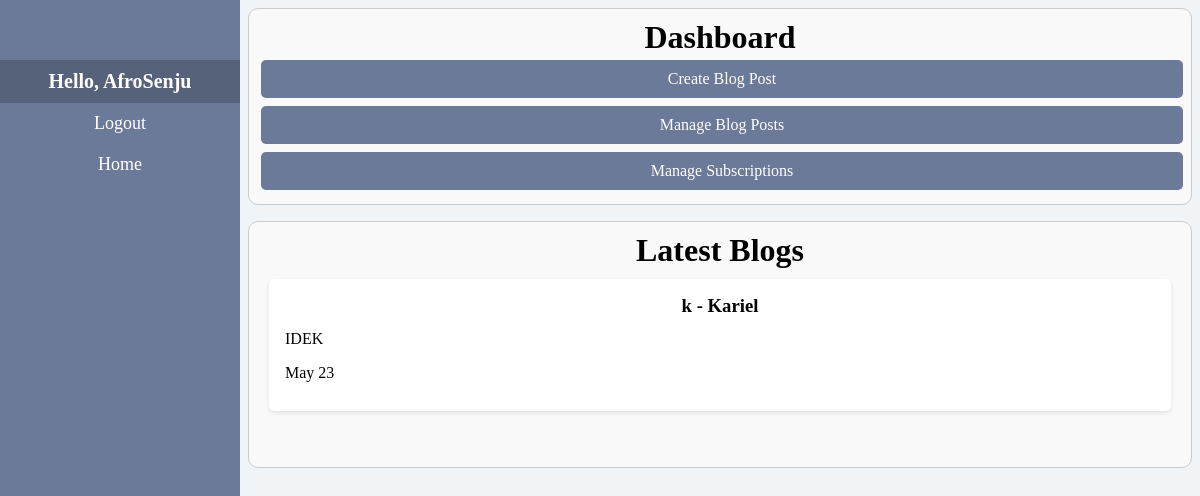
The page /dashboard (signed in) on the database as committed earlier.
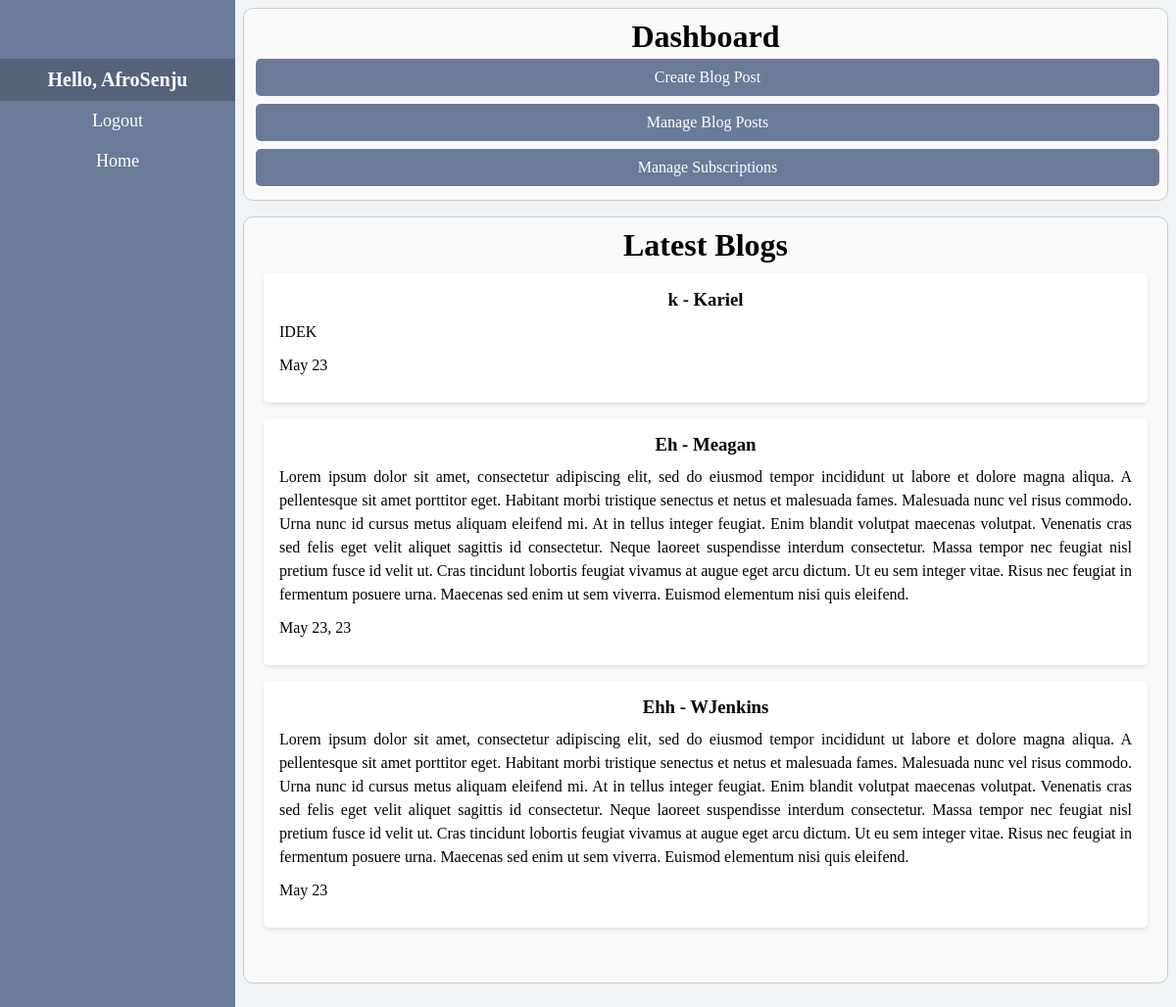
The same page on the database as committed later.
### app/models.py (models this page shows, shortened)
class Posts(models.Model):
    author = models.ForeignKey(User, on_delete=models.CASCADE)
    title = models.CharField(max_length=200, default='required')
    content_creator = models.ForeignKey(YouTuber, on_delete=models.CASCADE)
    post = models.TextField()
    created_at = models.DateTimeField()

### app/views.py (the view)
# urls.py: path('dashboard', Dashboard_View, name = 'dashboard'),
@login_required(login_url='user_login')
def Dashboard_View(request:HttpRequest):
    subscribers = [user for user in find_all_subscribers(request.user)]
    posts = []
    for user in subscribers:
        youTuber = user.subscribed_to
        user = user.subscriber
        temp_post = filter_latest_post(user, youTuber)
        if temp_post is not None:
            posts.append(filter_latest_post(user, youTuber))
    try:
        user = YouTuber.objects.get(creator = request.user)
        role = view_role(request.user)
        if role.name == 'Admin':
            return render(request, 'dashboard.html', {'role':role, 'blogs':posts})
    except YouTuber.DoesNotExist:
        return render(request, 'dashboard.html')

### app/models.py (called while the page is built)
def view_role(user):
    try:
        user = UserProfile.objects.get(user = user)
        return user.role
    except:
        pass

def find_all_subscribers(creator):
    try:
        creator = YouTuber.objects.get(creator = creator)
        return Subscription.objects.filter(subscribed_to = creator)
    except:
        return []

def filter_all_posts(user, creator):
    return Posts.objects.filter(author = user, content_creator = creator)

def filter_latest_post(user, creator):
    try:
        return filter_all_posts(user, creator).latest('created_at')
    except:
        pass

### app/templates/dashboard.html (shortened to what this page needs)
{% extends "root.html" %}
{% block content %}
<div class="sidenav">
    <div class="navbar-header">Hello, {{ request.user }}</div>
    <a href="{% url 'logout' %}">Logout</a>
    <a href="{% url 'dashboard' %}">Home</a>
</div>
<div class="main">
{% block title %}
    <div class = 'full-width-container'>
        <h1>Dashboard</h1>
        <a class="action-button" href="{% url 'create_blog_post' %}">Create Blog Post</a>
        <a class="action-button" href="{% url 'view_my_blogs' %}">Manage Blog Posts</a>
        <a class="action-button" href="{% url 'subscribe' %}">Manage Subscriptions</a>
    </div>
    {% if role.name == 'Admin' %}
        {% if blogs %}
        <div class="full-width-container">
            <h1>Latest Blogs</h1>
            <form method="POST" class="form-content">
                {% for blog in blogs %}
                    {% if blog.author.username != request.user.username %}
                    {% now "Y" as current_year %}
                        <div class="blog">
                            <h3>{{ blog.title }} - {{ blog.author.username }}</h3>
                            <p>{{ blog.post }}</p>
                            {% if blog.created_at|date:"Y" == current_year %}
                                <p>{{ blog.created_at|date:"M d" }}</p>
                            {% else %}
                                <p>{{ blog.created_at|date:"M d, y" }}</p>
                            {% endif %}
                        </div>
                    {% endif %}
                {% endfor %}
            </form>
        </div>
        {% endif %}
    {% endif %}
{% endblock title %}
</div>
{% endblock content %}

Rows that differ between the two databases and show on the page:
added Posts: title "Eh", author.username "Meagan", post "Lorem ipsum dolor sit amet, consectetur adipiscing elit, sed do eiusmod tempor incididunt ut labore et dolore magna aliqua. A pellentesque sit amet porttitor eget. Habitant morbi tristique senectus et netus et malesuada fames. Malesuada nunc vel risus commodo. Urna nunc id cursus metus aliquam eleifend mi. At in tellus integer feugiat. Enim blandit volutpat maecenas volutpat. Venenatis cras sed felis eget velit aliquet sagittis id consectetur. Neque laoreet suspendisse interdum consectetur. Massa tempor nec feugiat nisl pretium fusce id velit ut. Cras tincidunt lobortis feugiat vivamus at augue eget arcu dictum. Ut eu sem integer vitae. Risus nec feugiat in fermentum posuere urna. Maecenas…", created_at "May 23, 23"
added Posts: title "Ehh", author.username "WJenkins", post "Lorem ipsum dolor sit amet, consectetur adipiscing elit, sed do eiusmod tempor incididunt ut labore et dolore magna aliqua. A pellentesque sit amet porttitor eget. Habitant morbi tristique senectus et netus et malesuada fames. Malesuada nunc vel risus commodo. Urna nunc id cursus metus aliquam eleifend mi. At in tellus integer feugiat. Enim blandit volutpat maecenas volutpat. Venenatis cras sed felis eget velit aliquet sagittis id consectetur. Neque laoreet suspendisse interdum consectetur. Massa tempor nec feugiat nisl pretium fusce id velit ut. Cras tincidunt lobortis feugiat vivamus at augue eget arcu dictum. Ut eu sem integer vitae. Risus nec feugiat in fermentum posuere urna. Maecenas…", created_at "May 23"
